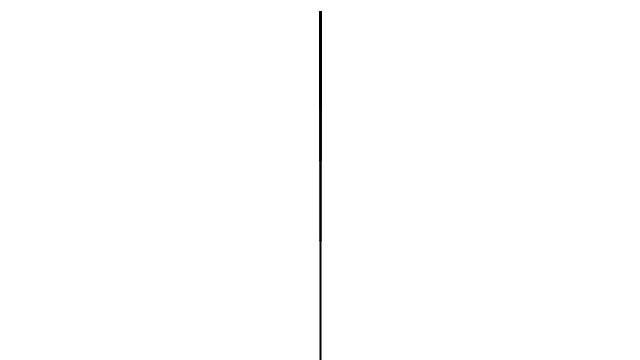
Frame 1 (no input)
Frame 60 (the mouse pressed at the canvas centre just before this capture): identical to frame 1, image omitted
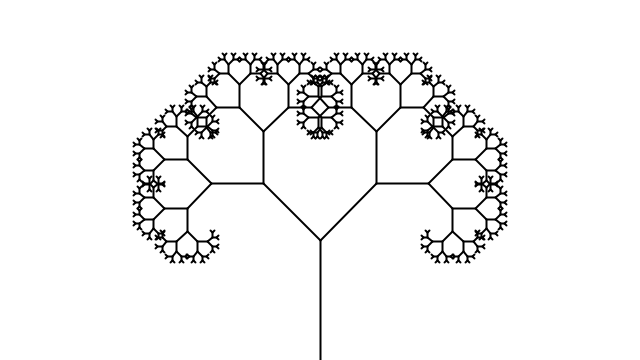
Frame 120 (the mouse held since frame 60 and released just before this capture)

The Processing sketch that drew these frames (run headless with seeded random() and noise(); from frame 60 on, the mouse is pressed at the canvas centre):

// Processing sketch: NOC_8_06_Tree
// ── NOC_8_06_Tree.pde
// The Nature of Code
// Daniel Shiffman
// http://natureofcode.com

// Recursive Tree
// Renders a simple tree-like structure via recursion
// Branching angle calculated as a function of horizontal mouse position

float theta;   

void setup() {
  size(640, 360);
}

void draw() {
  background(255);
  // Let's pick an angle 0 to 90 degrees based on the mouse position
  theta = map(mouseX,0,width,0,PI/2);

  // Start the tree from the bottom of the screen
  translate(width/2, height);
  stroke(0);
  branch(120);
}

void branch(float len) {
  // Each branch will be 2/3rds the size of the previous one

  //float sw = map(len,2,120,1,10);
  //strokeWeight(sw);
  strokeWeight(2);
      
  line(0, 0, 0, -len);
  // Move to the end of that line
  translate(0, -len);

  len *= 0.66;
  // All recursive functions must have an exit condition!!!!
  // Here, ours is when the length of the branch is 2 pixels or less
  if (len > 2) {
    pushMatrix();    // Save the current state of transformation (i.e. where are we now)
    rotate(theta);   // Rotate by theta
    branch(len);       // Ok, now call myself to draw two new branches!!
    popMatrix();     // Whenever we get back here, we "pop" in order to restore the previous matrix state

    // Repeat the same thing, only branch off to the "left" this time!
    pushMatrix();
    rotate(-theta);
    branch(len);
    popMatrix();
  }
}
